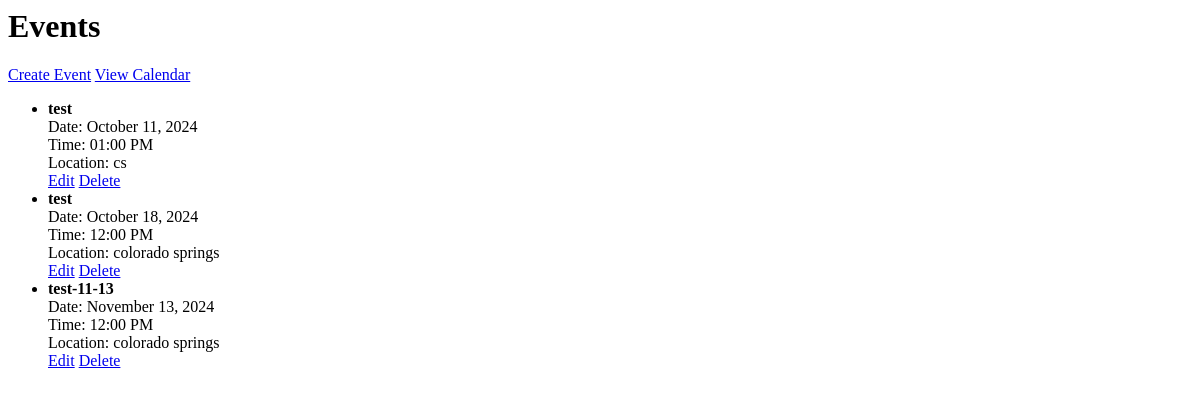
/events/, run on an earlier commit of the app's database.
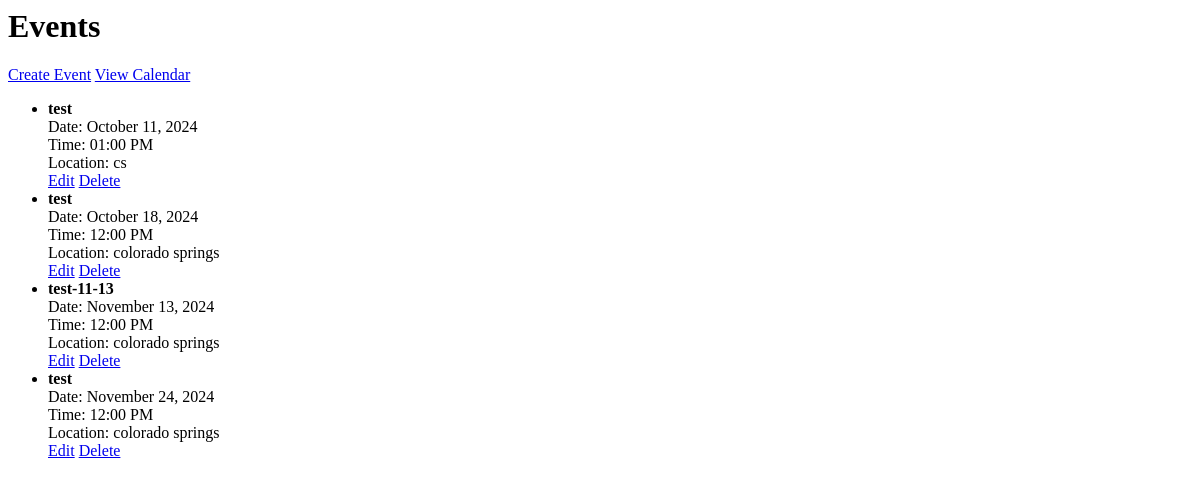
And on a later commit of the database.
### events/models.py (models this page shows, shortened)
class Event(models.Model):
    title = models.CharField(max_length=200)
    description = models.TextField()
    date = models.DateField()
    time = models.TimeField(default=time(12,0))
    location = models.CharField(max_length=200)
    created_by = models.ForeignKey(User, on_delete=models.CASCADE, null=True, blank=True)

### events/views.py (the view)
# urls.py: path('', event_list, name='event_list'),
def event_list(request):
    events = Event.objects.all()
    return render(request, 'events/event_list.html', {'events': events})

### events/templates/events/event_list.html
<h1>Events</h1>
<a href="{% url 'create_event' %}">Create Event</a>
<a href="{% url 'calendar' %}">View Calendar</a>
<ul>
    {% for event in events %}
        <li>
            <strong>{{ event.title }}</strong><br>
            Date: {{ event.date|date:"F j, Y" }}<br>
            Time: {{ event.time|time:"h:i A" }}<br>
            Location: {{ event.location|default:"N/A" }}<br>
			<a href="{% url 'edit_event' event.id %}">Edit</a>
            <a href="{% url 'delete_event' event.id %}">Delete</a>
        </li>
    {% empty %}
        <li>No events available.</li>
    {% endfor %}
</ul>

What changed in the data, as far as the page shows it:
added Event: title "test", date "November 24, 2024", time "12:00 PM", location "colorado springs"
